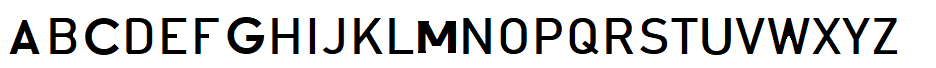
#> input picture letras.png, 936 x 68 px
$ python deteccaoplaca.py
#> lines starting #> are read from the running program, lines starting #| are printed output that depends on the picture; after the words box and inside, x2 and y2 are one past the last pixel; in counts of white or black regions, pixels touching at a corner belong together
import cv2
import numpy as np
import glob
import math


class NaoOcorre:
    def __init__(self):
        self._00 = 1
        self._01 = 1
        self._10 = 1
        self._11 = 1

class Classe:
    def __init__(self, caractere, n_dim):
        self.caractere = caractere
        self.n_dim = n_dim
        self.n_restricoes = 0
        self.NOC = []
        for i in range(n_dim - 1):
            self.NOC.append(NaoOcorre())

class ClassificacaoCaractere:
    def __init__(self,altura,largura,tipo,flag):
#> called with altura = 45, largura = 55, tipo = 2, flag = 'S'
        self.altura = altura
        self.largura = largura
        self.tipo = tipo
        self.n_classes = 0
        self.n_dim = altura*largura
        self.classes = []

        if tipo == 1:
            dig_numeros = "0123456789"
            self.n_classes = 10
            for i in range(self.n_classes):
                self.classes.append(Classe(dig_numeros[i],self.n_dim))
            if flag=='S':
                self.monta_arq_aprendizado(dig_numeros,"numeros.png","numeros.txt")
            self.incializa_classificador_2pixels("numeros.txt")
        else:
            dig_letras = "ABCDEFGHIJKLMNOPQRSTUVWXYZ"
            self.n_classes = 26
            for i in range(self.n_classes):
                self.classes.append(Classe(dig_letras[i],self.n_dim))
            if flag=='S':
                self.monta_arq_aprendizado(dig_letras,"letras.png","letras.txt")
            self.incializa_classificador_2pixels("letras.txt")

    def monta_arq_aprendizado(self,digitos,nome_img,nome_arq):
#> called with digitos = 'ABCDEFGHIJKLMNOPQRSTUVWXYZ', nome_img = 'letras.png', nome_arq = 'letras.txt'
        img = cv2.imread(nome_img)
#> img is the input picture: shape (68, 936, 3); mean B, G, R 211, 211.1, 211
        arq = open(nome_arq,"w")

        img_cinza = cv2.cvtColor(img, cv2.COLOR_BGR2GRAY)
        ret, thresh = cv2.threshold(img_cinza, 127, 255, type=cv2.THRESH_BINARY)

        contours, hiearchy = cv2.findContours(thresh, cv2.RETR_TREE, cv2.CHAIN_APPROX_NONE)
#> contours = 35 contours; largest, box (x1, y1, x2, y2) and area: (0, 0, 936, 68) 62645, (49, 17, 77, 55) 935, (125, 17, 153, 55) 928, (417, 20, 457, 54) 898, (569, 17, 599, 55) 892; hiearchy = 35 rows, first 6: [-1, -1, 1, -1], [2, -1, -1, 0], [4, 1, 3, 0], [-1, -1, -1, 2], [5, 2, -1, 0], [6, 4, -1, 0]
        lista = []
        for rec in contours:
            x,y,w,h = cv2.boundingRect(rec)
            if h>30 and h<40:
                #cv2.rectangle(img_cinza, (x, y), (x+w-1, y+h-1), (100,100,100), 1)
                lista.append([x, y, x+w-1, y+h-1])
#> this loop made 35 passes
#> (x, y, w, h) on passes 1 to 4: (0, 0, 936, 68), (417, 20, 40, 34), (9, 19, 32, 36), (21, 31, 8, 12)
#> after the loop, lista = 26 items, first 6: [417, 20, 456, 53], [9, 19, 40, 54], [873, 17, 897, 54], [842, 17, 870, 54], [812, 17, 841, 54], [767, 17, 810, 54]

        lista.sort()
        for i in range(len(lista)):
            xi = lista[i][0]+1
            yi = lista[i][1]+1
            xf = lista[i][2]-1
            yf = lista[i][3]-1
            img_dig = img_cinza[yi:yf,xi:xf]

            #cv2.imshow('recDig',img_dig)
            #cv2.waitKey(0)
            transicao = self.retornaTransicaoHorizontal(img_dig)
            arq.write(digitos[i]+'|'+transicao+"|\n")
#> this loop made 26 passes
#> (xi, yi, xf, yf) on passes 1 to 4: (10, 20, 39, 53), (50, 18, 75, 53), (85, 18, 118, 54), (126, 18, 151, 53)
        arq.close()

    def retornaTransicaoHorizontal(self,img):
        dim = (self.largura, self.altura)
        img_res = cv2.resize(img, dim, interpolation = cv2.INTER_AREA)
        transicao = ""
        #cv2.imshow("img_res",img_res)

        flag = True
        for i in range(self.altura):
            if flag:
                for j in range(self.largura):
                    if img_res[i][j] == 0:
                        transicao += '0'
                    else:
                        transicao += '1'
            else:
                for j in range(self.largura-1,-1,-1):
                    if img_res[i][j] == 0:
                        transicao += '0'
                    else:
                        transicao += '1'
            flag = not flag
        return transicao


    def incializa_classificador_2pixels(self,nome_arq):
#> called with nome_arq = 'letras.txt'
        arq = open( nome_arq,'r')
        todos_dados = arq.readlines()

        pos = 0
        for linha in todos_dados:
            self.classes[pos].n_restricoes = (self.n_dim - 1)*4
            lista = linha.split('|')
            transicao = lista[1]
            for j in range(self.n_dim -1):
                if transicao[j]=='0' and transicao[j+1]=='0' and self.classes[pos].NOC[j]._00 == 1:
                    self.classes[pos].NOC[j]._00 = 0 #0=ocorre, 1=nao ocorre
                    self.classes[pos].n_restricoes-=1;
                if transicao[j]=='0' and transicao[j+1]=='1' and self.classes[pos].NOC[j]._01 == 1:
                    self.classes[pos].NOC[j]._01 = 0 #0=ocorre, 1=nao ocorre
                    self.classes[pos].n_restricoes-=1;
                if transicao[j]=='1' and transicao[j+1]=='0' and self.classes[pos].NOC[j]._10 == 1:
                    self.classes[pos].NOC[j]._10 = 0 #0=ocorre, 1=nao ocorre
                    self.classes[pos].n_restricoes-=1;
                if transicao[j]=='1' and transicao[j+1]=='1' and self.classes[pos].NOC[j]._11 == 1:
                    self.classes[pos].NOC[j]._11 = 0 #0=ocorre, 1=nao ocorre
                    self.classes[pos].n_restricoes-=1;
            pos+=1
#> call 2 of monta_arq_aprendizado, with digitos = '0123456789', nome_img = 'numeros.png', nome_arq = 'numeros.txt'
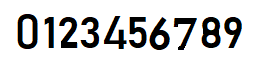
#> input picture numeros.png, 256 x 58 px
#> in monta_arq_aprendizado, img is the input picture: shape (58, 256, 3); mean B, G, R 203.9, 203.8, 203.7
#> in monta_arq_aprendizado (call 2), `contours, hiearchy = cv2.findContours(thresh, cv2.RETR_TREE, cv2.CHAIN..`: contours = 16 contours; largest, box (x1, y1, x2, y2) and area: (0, 0, 256, 58) 14535, (17, 13, 39, 50) 673, (201, 16, 222, 49) 532, (149, 16, 171, 51) 446, (128, 16, 148, 49) 381; hiearchy = 16 rows, first 6: [-1, -1, 1, -1], [2, -1, -1, 0], [4, 1, 3, 0], [-1, -1, -1, 2], [7, 2, 5, 0], [6, -1, -1, 4]
#> the loop in monta_arq_aprendizado (call 2), `for rec in contours:` made 16 passes
#> (x, y, w, h) on passes 1 to 4: (0, 0, 256, 58), (173, 17, 25, 34), (223, 16, 20, 33), (229, 22, 8, 8)
#> after the loop in monta_arq_aprendizado (call 2), `for rec in contours:`: lista = [[173, 17, 197, 50], [223, 16, 242, 48], [201, 16, 221, 48], [149, 16, 170, 50], [128, 16, 147, 48], [80, 16, 99, 48], [58, 16, 77, 48], [44, 16, 54, 48], [103, 15, 127, 49], [17, 13, 38, 49]]
#> the loop in monta_arq_aprendizado (call 2), `for i in range(len(lista)):` made 10 passes
#> (xi, yi, xf, yf) on passes 1 to 4: (18, 14, 37, 48), (45, 17, 53, 47), (59, 17, 76, 47), (81, 17, 98, 47)
        arq.close()

    def reconheceCaractereTransicao_2pixels(self, transicao):
        cont_NOC = []
        caractere = ' '

        for i in range(self.n_classes):
            cont_NOC.append(0)
            for j in range(self.n_dim - 1):
                #se tem alguma restricao
                if self.classes[i].NOC[j]._00 == 1 or self.classes[i].NOC[j]._01 == 1 or self.classes[i].NOC[j]._10 == 1 or self.classes[i].NOC[j]._11 == 1:
                    if transicao[j]=='0' and transicao[j+1]=='0' and self.classes[i].NOC[j]._00 == 1:
                        cont_NOC[i]+=1
                    if transicao[j]=='0' and transicao[j+1]=='1' and self.classes[i].NOC[j]._01 == 1:
                        cont_NOC[i]+=1
                    if transicao[j]=='1' and transicao[j+1]=='0' and self.classes[i].NOC[j]._10 == 1:
                        cont_NOC[i]+=1
                    if transicao[j]=='1' and transicao[j+1]=='1' and self.classes[i].NOC[j]._11 == 1:
                        cont_NOC[i]+=1

        menor = self.n_dim
        pos = 0
        for i in range(self.n_classes):
            if cont_NOC[i] < menor:
                menor = cont_NOC[i]
                pos = i
        #se empatar, verificar a classe com mais restricoes
        maior = 0
        for i in range(self.n_classes):
            if menor == cont_NOC[i]:
                if self.classes[i].n_restricoes > maior:
                    maior = self.classes[i].n_restricoes
                    pos = i
        if menor < self.n_dim:
            caractere = self.classes[pos].caractere
        return caractere


#imagefiles = glob.glob("Placas de carros/26112002071507.jpg")
imagefiles = glob.glob("Placas de carros/*")
def analisarimagem():
    numPlaca=0
    totalAcertos=0
    for filename in imagefiles:

        img = cv2.imread(filename)
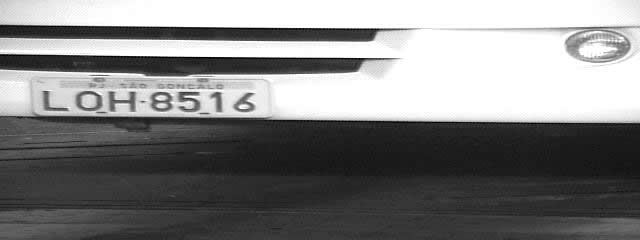
#> input picture Placas de carros/26112002070747.jpg, 640 x 240 px
#> img is the input picture: shape (240, 640, 3); min 0, max 255, mean 128.8
        img_copia = img.copy()

        img_cinza = cv2.cvtColor(img, cv2.COLOR_BGR2GRAY)
#> img_cinza: shape (240, 640)

        img_cinza = cv2.GaussianBlur(img_cinza, (3,3), 0.2)
        kernel = np.array([[-1,-1,-1],[-1,9,-1],[-1,-1,-1]])
        img_laplacian = cv2.filter2D(img_cinza, -1, kernel)

        img_gauss = cv2.GaussianBlur(img_laplacian, (3,3), 0)

        ret, thresh = cv2.threshold(img_gauss, 90, 255, type=cv2.THRESH_OTSU)
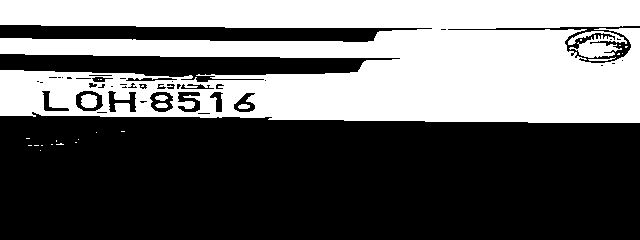
#> thresh: shape (240, 640); 40.3% white; 27 white regions (20 under 20 px)
#> ret = 145

        contours, hierarchy = cv2.findContours(thresh, cv2.RETR_TREE, cv2.CHAIN_APPROX_NONE)
#> contours = 69 contours, 40 with area under 20; largest, box (x1, y1, x2, y2) and area: (0, 0, 640, 123) 61150, (568, 31, 627, 58) 662, (75, 90, 104, 112) 488, (149, 91, 174, 113) 406, (177, 91, 201, 113) 336
        cv2.drawContours(img, contours, -1, (255, 0, 0), 1)

        #obtendo apenas os retangulos de certo tamanho
        lista = []
        for rec in contours:
            x,y,w,h = cv2.boundingRect(rec)
            if h>17 and h<35 and w>3 and w<50:
                cv2.rectangle(img, (x,y), (x+w, y+h), (0,0,255), 1)
                lista.append([x,y,x+w,y+h])
#> this loop made 69 passes
#> (x, y, w, h) on passes 1, 3, 4, 6: (40, 150, 1, 1), (34, 145, 5, 1), (28, 145, 4, 1), (56, 143, 8, 2)

        #eliminando os retangulos sobrepostos
        lista_2 = []
        for i in range(len(lista)):
            flag = 0
            for j in range(len(lista)):
                if i!=j:
                    if lista[i][0]>lista[j][0] and lista[i][0]<lista[j][2] and (lista[i][1]>=lista[j][1] and lista[i][1]<=lista[j][3] or lista[i][3]>=lista[j][1] and lista[i][3]<=lista[j][3]):
                        cv2.rectangle(img, (lista[i][0], lista[i][1]),(lista[i][2], lista[i][3]),(0,255,255),1)
                        flag=1
            if flag==0:
                lista_2.append(lista[i])
#> this loop made 7 passes

        #eliminando os retangulos nao alinhados com a maioria
        lista_3 = []
        for i in range(len(lista_2)):
            cont=0
            for j in range(len(lista_2)):
                if i!=j and math.fabs(lista_2[i][1]-lista_2[j][1])<10 and math.fabs(lista_2[i][3]-lista_2[j][3])<10:
                    cont+=1
            if cont>=len(lista_2)*.4:
                lista_3.append(lista_2[i])


        for i in range(len(lista_3)):
            cv2.rectangle(img, (lista_3[i][0], lista_3[i][1]),(lista_3[i][2], lista_3[i][3]),(0,0,255),3)
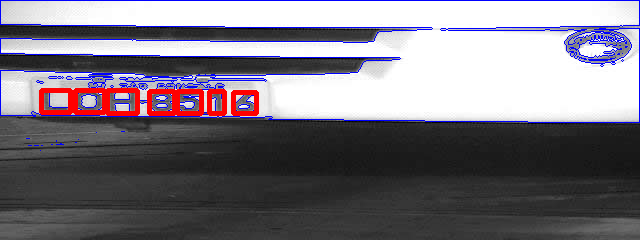
#> img: shape (240, 640, 3); mean B, G, R 126.3, 117.4, 122.6

        #obtendo a regiao da placa
        xi=lista_3[0][0]
        yi=lista_3[0][1]
        xf=lista_3[0][2]
        yf=lista_3[0][3]
        for i in range(len(lista_3)):
            if lista_3[i][0]<xi:
                xi=lista_3[i][0]
            if lista_3[i][1]<yi:
                yi=lista_3[i][1]
            if lista_3[i][2]>xf:
                xf=lista_3[i][2]
            if lista_3[i][3]>yf:
                yf=lista_3[i][3]
        yi-=7
        yf+=13
        dif=int((330-(xf-xi))/2)
        xi=max(0,xi-dif)
        xf=min(img.shape[1]-1,xf+dif)
        cv2.rectangle(img, (xi,yi),(xf,yf),(0,0,0),3)

        #####################################################################################################################
        img_placa=img_copia[yi:yf,xi:xf]
        img_copia = img_placa.copy()
        file_name=filename+"_placa"
        img_placacinza = cv2.cvtColor(img_placa, cv2.COLOR_BGR2GRAY)


    #
        img_gaussian=cv2.GaussianBlur(img_placacinza,(3,3),0)

        kernelx=np.array([[1,1,1],[0,0,0],[-1,-1,-1]])
        kernely=np.array([[-1,0,1],[-1,0,1],[-1,0,1]])
        prewittx=cv2.filter2D(img_gaussian,-1,kernelx)
        prewitty=cv2.filter2D(img_gaussian,-1,kernely)

        img_prewitt=cv2.addWeighted(prewittx,0.5,prewitty,0.5,0)


        _,img_thresh = cv2.threshold(img_prewitt, 37, 255, cv2.THRESH_BINARY)


    #   ret, thresh = cv2.threshold(img_thresh, 60, 255, type=cv2.THRESH_OTSU)
        #cv2.imshow("img",img_thresh)

    #


        contours, hierarchy = cv2.findContours(img_thresh, cv2.RETR_TREE, cv2.CHAIN_APPROX_NONE)
        cv2.drawContours(img_thresh, contours, -1, (255, 0, 0), 1)
        lista = []
        for rec in contours:
            x,y,w,h = cv2.boundingRect(rec)
            cv2.rectangle(img_placa, (x,y), (x+w, y+h), (255,0,0), 1)
            if h>7 and h<40 and w>7 and w<36:
                cv2.rectangle(img_placa, (x,y), (x+w, y+h), (0,255,0), 2)
                lista.append([x,y,x+w,y+h])
#> this loop made 30 passes
#> rec on passes 2, 6, 20, 26: [[209, 31], [210, 30], [211, 31], [210, 32]], [[151, 20]], [[164, 3]], [[172, 1], [173, 1], [174, 1], [173, 1]]


        #eliminando os retangulos nao alinhados com a maioria
        lista2 = []
        for i in range(len(lista)):
            cont=0
            for j in range(len(lista)):
                if i!=j and math.fabs(lista[i][1]-lista[j][1])<10 and math.fabs(lista[i][3]-lista[j][3])<12:
                    cont+=1
            if cont>=len(lista)*.4:
                lista2.append(lista[i])
#> this loop made 9 passes


        for i in range(len(lista2)):
            cv2.rectangle(img_placa, (lista2[i][0], lista2[i][1]),(lista2[i][2], lista2[i][3]),(0,255,0),2)
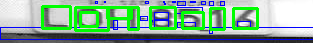
#> img_placa: shape (43, 313, 3); mean B, G, R 147.9, 172.2, 132.4


        #obtendo a regiao da placa
        xi=lista2[0][0]
        yi=lista2[0][1]
        xf=lista2[0][2]
        yf=lista2[0][3]
        for i in range(len(lista2)):
            if lista2[i][0]<xi:
                xi=lista2[i][0]
            if lista2[i][1]<yi:
                yi=lista2[i][1]
            if lista2[i][2]>xf:
                xf=lista2[i][2]
            if lista2[i][3]>yf:
                yf=lista2[i][3]
        if yi-2>=0:
            yi-=2
        yf+=8
        xi-=15
        xf+=12
        cv2.rectangle(img_placa, (xi,yi),(xf,yf),(0,255,0),2)
    #    cv2.imshow(file_name+"t",img_placa)
        ##########

        img_placa2=img_copia[yi:yf,xi:xf]
        totalAcertos+=segmentarLetras(img_placa2,filename,xf-xi,yf-yi,numPlaca)
        numPlaca+=1
        #cv2.imshow(file_name,img_placa2)

        #cv2.waitKey(0)

    print("Total de ACERTOS: "+str(totalAcertos))

def criarListaRetangulos(img_thresh):
    contours, hiearchy = cv2.findContours(img_thresh, cv2.RETR_TREE, cv2.CHAIN_APPROX_NONE)
    lista = []
    for rec in contours:
        x,y,w,h = cv2.boundingRect(rec)
        if h>17 and h<40 and w>5 and w<45:
            lista.append([x, y, x+w-1, y+h-1])
#> this loop made 15 passes
    return lista

def passarLinhaBaixo(lista,img_thresh,col):
#> called with col = 242
    qtde = len(lista)
    img_thresh2=img_thresh.copy()
     #linha branca
    listaY=[]
    for i in range(len(lista)):
        listaY.append(lista[i][3])
    listaY.sort()

    media=(int)(len(lista)/2)

    soma=0
    for i in range(media-1,media+2,1):
        soma+=listaY[i]
    soma=(int)(soma/3)

    for i in range(col-13):
        img_thresh[soma][i]=255
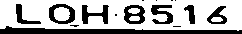
#> img_thresh: shape (34, 242); 68.2% white; 15 black regions (7 under 20 px), largest, box (x1, y1, x2, y2) and area: (0, 26, 242, 34) 1151, (49, 4, 75, 24) 254, (82, 5, 109, 24) 247
    lista=criarListaRetangulos(img_thresh)
#> the loop in criarListaRetangulos (call 2), `for rec in contours:` made 15 passes
    if(len(lista)<qtde):
        img_thresh=img_thresh2
    return img_thresh

def segmentarLetras(img,filename,col,lin,numPlaca):
    cv2.imshow("img",img)

    img_cinza = cv2.cvtColor(img, cv2.COLOR_BGR2GRAY)
    #cv2.imshow("img_cinza",img_cinza)
    img_gaussian=cv2.GaussianBlur(img_cinza,(3,3),0)


    _,img_thresh = cv2.threshold(img_gaussian, 50, 255, cv2.THRESH_OTSU)

    img_thresh2=img_thresh.copy()
    lista=criarListaRetangulos(img_thresh)

    img_thresh=passarLinhaBaixo(lista,img_thresh,col)


    lista=criarListaRetangulos(img_thresh)
    gamma=0.4
    if len(lista)<7 :

        invGamma = 1.0 / gamma
        table = np.array([((i / 255.0) ** invGamma) * 255
            for i in np.arange(0, 256)]).astype("uint8")

        img_gaussian2=cv2.LUT(img_gaussian, table)
        #cv2.imshow("img_gamma",img_gaussian)
        _,img_thresh = cv2.threshold(img_gaussian2, 10, 255, cv2.THRESH_OTSU)

        img_thresh=passarLinhaBaixo(lista,img_thresh,col)


    cv2.imshow("img_thresh",img_thresh)


    contours, hiearchy = cv2.findContours(img_thresh, cv2.RETR_TREE, cv2.CHAIN_APPROX_NONE)
    lista = []
    for rec in contours:
        x,y,w,h = cv2.boundingRect(rec)
        if h>15 and h<40 and w>5 and w<45:
            lista.append([x, y, x+w-1, y+h-1])

    #eliminando os retangulos sobrepostos
    if(len(lista)>7):
        lista_2 = []
        for i in range(len(lista)):
            flag = 0
            for j in range(len(lista)):
                if i!=j:
                    if lista[i][0]>lista[j][0] and lista[i][0]<lista[j][2] and (lista[i][1]>=lista[j][1] and lista[i][1]<=lista[j][3] or lista[i][3]>=lista[j][1] and lista[i][3]<=lista[j][3]):
                        flag=1
            if flag==0:
                cv2.rectangle(img, (lista[i][0],lista[i][1]), (lista[i][2], lista[i][3]), (0,255,0), 2)
                lista_2.append(lista[i])


        lista=lista_2
    else:
        lista = []
        for rec in contours:
            x,y,w,h = cv2.boundingRect(rec)
            if h>15 and h<40 and w>5 and w<45:
                cv2.rectangle(img, (x,y), (x+w, y+h), (0,255,0), 2)
                lista.append([x, y, x+w-1, y+h-1])
#> img: shape (34, 242, 3)
    cv2.imshow("img",img)


    #Colocando todas as placas
    listaPlacas=[]
    listaPlacas.append(['L','O','H',8,5,1,6])
    listaPlacas.append(['L','I','D',5,8,1,6])
    listaPlacas.append(['L','N','Z',7,6,7,5])
    listaPlacas.append(['L','O','F',2,0,2,5])
    listaPlacas.append(['L','A','Y',2,5,9,6])
    listaPlacas.append(['L','O','A',2,5,6,3])
    listaPlacas.append(['G','O','L',0,1,9,7])
    listaPlacas.append(['L','N','U',2,8,8,5])
    listaPlacas.append(['L','K','I',6,5,4,9])
    listaPlacas.append(['K','R','D',7,3,6,6])
    listaPlacas.append(['L','N','J',8,7,5,3])
    listaPlacas.append(['K','U','F',2,3,7,6])
    listaPlacas.append(['L','N','P',1,4,1,7])
    listaPlacas.append(['D','U','R',7,7,7,8])
    listaPlacas.append(['L','N','F',5,8,7,3])
    listaPlacas.append(['L','N','R',3,8,3,9])
    listaPlacas.append(['L','I','N',2,1,4,8])
    listaPlacas.append(['K','M','V',8,0,6,8])
    listaPlacas.append(['L','N','O',3,9,6,8])
    listaPlacas.append(['L','N','P',7,2,2,1])
    listaPlacas.append(['K','M','N',0,8,5,7])
    listaPlacas.append(['L','N','D',3,4,1,6])
    listaPlacas.append(['L','N','Z',3,7,7,7])
    listaPlacas.append(['L','N','G',6,6,3,1])
    listaPlacas.append(['K','N','I',0,5,0,8])
    listaPlacas.append(['K','M','U',0,0,8,7])
    listaPlacas.append(['L','O','E',2,0,2,2])
    listaPlacas.append(['L','C','S',8,2,1,7])
    listaPlacas.append(['L','B','D',2,3,1,9])
    listaPlacas.append(['C','S','E',9,7,8,0])
    listaPlacas.append(['L','A','G',5,8,8,7])
    listaPlacas.append(['L','B','U',5,6,9,9])
    listaPlacas.append(['L','B','L',9,6,0,6])
    listaPlacas.append(['L','A','K',8,6,1,4])
    listaPlacas.append(['L','N','I',2,9,9,3])
    listaPlacas.append(['L','O','E',0,8,3,6])
    listaPlacas.append(['K','Q','H',7,7,3,1])
    listaPlacas.append(['A','A','Y',5,1,2,7])
    listaPlacas.append(['L','O','A',7,9,9,3])
    listaPlacas.append(['K','N','D',8,8,6,5])
    listaPlacas.append(['L','N','R',0,4,9,1])
    listaPlacas.append(['K','N','P',9,8,3,7])
    listaPlacas.append(['L','A','V',5,2,3,3])
    listaPlacas.append(['L','O','A',1,7,8,4])
    listaPlacas.append(['K','M','G',6,9,2,1])
    listaPlacas.append(['L','B','O',1,2,3,0])
    listaPlacas.append(['K','O','D',7,3,4,7])
    listaPlacas.append(['L','C','N',7,7,2,4])
    listaPlacas.append(['A','B','Y',9,1,9,8])
    listaPlacas.append(['G','Z','A',2,4,7,7])
    listaPlacas.append(['L','N','Z',1,7,2,4])
    listaPlacas.append(['L','A','R',7,2,0,7])
    listaPlacas.append(['K','M','O',7,2,6,5])
    listaPlacas.append(['C','T','B',1,5,6,9])
    listaPlacas.append(['L','O','F',3,4,0,5])
    listaPlacas.append(['L','I','K',3,9,8,8])
    listaPlacas.append(['L','C','D',7,6,4,5])
    listaPlacas.append(['L','B','L',9,7,0,9])
    listaPlacas.append(['L','N','Z',4,2,9,2])
    listaPlacas.append(['J','L','W',9,4,6,4])

    acerto=0

    print(filename)
    lista.sort()
    for i in range(len(lista)):
        xi = lista[i][0]+1
        yi = lista[i][1]+1
        xf = lista[i][2]-1
        yf = lista[i][3]
        img_dig = img_thresh[yi:yf,xi:xf]

        cv2.imshow("dig",img_dig)

        if i<=2:
            transicao = cl_letra.retornaTransicaoHorizontal(img_dig)
            digito=cl_letra.reconheceCaractereTransicao_2pixels(transicao)
            print(digito)
        else:
            transicao = cl_numero.retornaTransicaoHorizontal(img_dig)
            digito=int(cl_numero.reconheceCaractereTransicao_2pixels(transicao))
            print(digito)

        if digito==listaPlacas[numPlaca][i]:
            acerto+=1
#> this loop made 7 passes
#| L
#| O
#> (further printed lines are left out)
#> pass 2, in retornaTransicaoHorizontal (call 38), `img_res = cv2.resize(img, dim, interpolation = cv2.INTER_AREA)`:
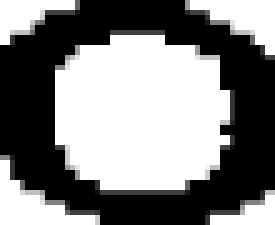
#> img_res: shape (45, 55) (shown 5 times larger); min 0, max 255, mean 130.6

    print("Acerto na placa: "+filename+" = "+str(acerto))
#| Acerto na placa: Placas de carros/26112002070747.jpg = 7
    #cv2.waitKey(0)
    return acerto


if __name__ == "__main__":
    cl_letra = ClassificacaoCaractere(45,55,2,'S')
    cl_numero = ClassificacaoCaractere(45,55,1,'S')
    analisarimagem()
#| Total de ACERTOS: 21
